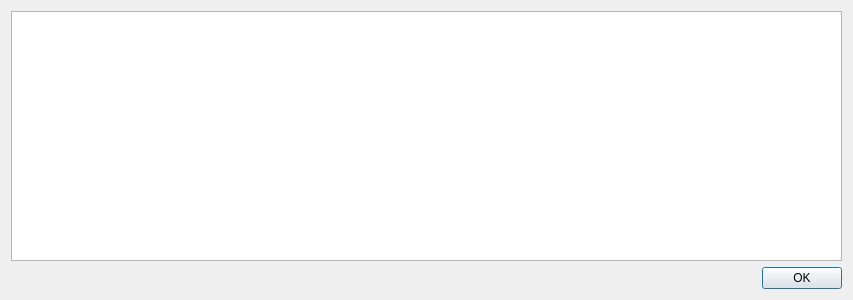
<?xml version="1.0" encoding="UTF-8"?>
<ui version="4.0">
 <class>JumboMessageBox</class>
 <widget class="QDialog" name="JumboMessageBox">
  <property name="geometry">
   <rect>
    <x>0</x>
    <y>0</y>
    <width>853</width>
    <height>300</height>
   </rect>
  </property>
  <property name="windowTitle">
   <string>Dialog</string>
  </property>
  <layout class="QVBoxLayout" name="verticalLayout">
   <item>
    <widget class="QPlainTextEdit" name="theText">
     <property name="readOnly">
      <bool>true</bool>
     </property>
    </widget>
   </item>
   <item>
    <widget class="QDialogButtonBox" name="buttonBox">
     <property name="orientation">
      <enum>Qt::Horizontal</enum>
     </property>
     <property name="standardButtons">
      <set>QDialogButtonBox::Ok</set>
     </property>
    </widget>
   </item>
  </layout>
 </widget>
 <resources/>
 <connections>
  <connection>
   <sender>buttonBox</sender>
   <signal>accepted()</signal>
   <receiver>JumboMessageBox</receiver>
   <slot>accept()</slot>
   <hints>
    <hint type="sourcelabel">
     <x>248</x>
     <y>254</y>
    </hint>
    <hint type="destinationlabel">
     <x>157</x>
     <y>274</y>
    </hint>
   </hints>
  </connection>
  <connection>
   <sender>buttonBox</sender>
   <signal>rejected()</signal>
   <receiver>JumboMessageBox</receiver>
   <slot>reject()</slot>
   <hints>
    <hint type="sourcelabel">
     <x>316</x>
     <y>260</y>
    </hint>
    <hint type="destinationlabel">
     <x>286</x>
     <y>274</y>
    </hint>
   </hints>
  </connection>
 </connections>
</ui>
